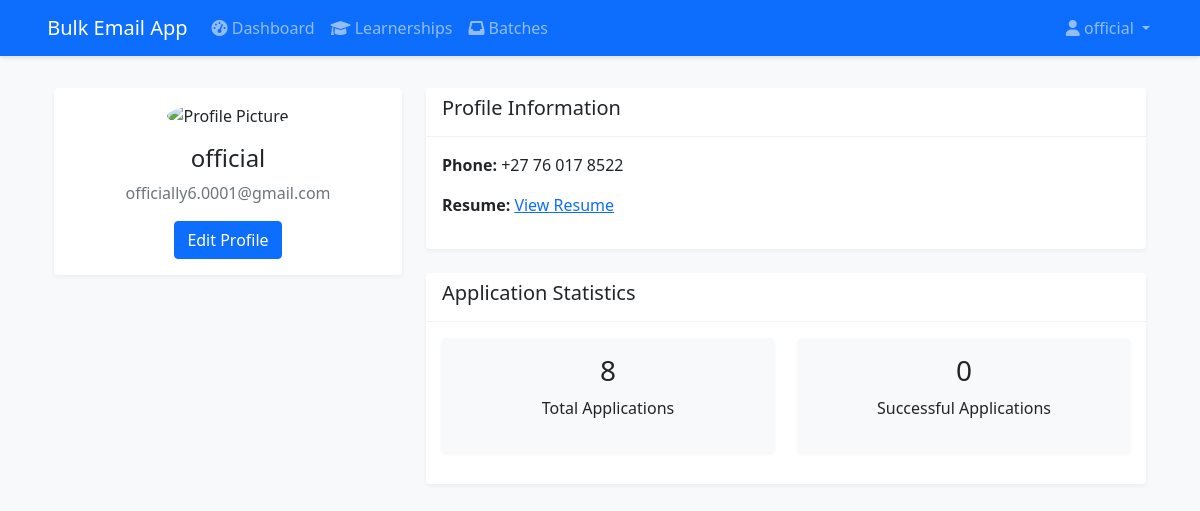
Screenshot of /profile (signed in) with the database file from the repository.
### app/models/user.py (models this page shows, shortened)
class User(UserMixin, db.Model):
    __tablename__ = 'users'
    id = db.Column(db.Integer, primary_key=True)
    email = db.Column(db.String(120), unique=True, nullable=False, index=True)
    name = db.Column(db.String(120), nullable=False)
    google_id = db.Column(db.String(120), unique=True, nullable=False, index=True)
    is_admin = db.Column(db.Boolean, default=False)
    is_active = db.Column(db.Boolean, default=True)
    phone = db.Column(db.String(20))
    resume_file = db.Column(db.String(255))
    cover_letter_template = db.Column(db.Text)
    profile_picture = db.Column(db.String(255))
    preferences = db.Column(db.JSON, default=lambda: {})
    created_at = db.Column(db.DateTime, default=datetime.utcnow, nullable=False)
    updated_at = db.Column(db.DateTime, onupdate=datetime.utcnow)
    last_login = db.Column(db.DateTime)
    total_applications = db.Column(db.Integer, default=0)
    successful_applications = db.Column(db.Integer, default=0)
    email_batches = db.relationship(
        'EmailBatch',
        back_populates='user',
        lazy='dynamic',
        foreign_keys='EmailBatch.user_id'  # Explicitly specify which foreign key to use
    )
    approved_batches = db.relationship(
        'EmailBatch',
        back_populates='approver',
        lazy='dynamic',
        foreign_keys='EmailBatch.approved_by'  # Explicitly specify the foreign key
    )

### app/routes/profile.py (the view)
@profile_bp.route('/profile')
@login_required
def view_profile():
    return render_template('profile/view.html')

### app/templates/profile/view.html
{% extends "base.html" %}
{% block content %}
<div class="container">
    <div class="row">
        <div class="col-md-4">
            <div class="card">
                <div class="card-body text-center">
                    <img src="{{ current_user.picture }}" class="rounded-circle mb-3"
                         alt="Profile Picture" style="width: 150px;">
                    <h4>{{ current_user.name }}</h4>
                    <p class="text-muted">{{ current_user.email }}</p>
                    <a href="{{ url_for('profile.edit_profile') }}"
                       class="btn btn-primary">Edit Profile</a>
                </div>
            </div>
        </div>
        <div class="col-md-8">
            <div class="card mb-4">
                <div class="card-header">
                    <h5>Profile Information</h5>
                </div>
                <div class="card-body">
                    <p><strong>Phone:</strong> {{ current_user.phone or 'Not set' }}</p>
                    <p><strong>Resume:</strong>
                        {% if current_user.resume_file %}
                            <a href="{{ url_for('static', filename='resumes/' + current_user.resume_file) }}">
                                View Resume
                            </a>
                        {% else %}
                            Not uploaded
                        {% endif %}
                    </p>
                </div>
            </div>
            <div class="card">
                <div class="card-header">
                    <h5>Application Statistics</h5>
                </div>
                <div class="card-body">
                    <div class="row">
                        <div class="col-md-6">
                            <div class="card bg-light">
                                <div class="card-body text-center">
                                    <h3>{{ current_user.total_applications }}</h3>
                                    <p>Total Applications</p>
                                </div>
                            </div>
                        </div>
                        <div class="col-md-6">
                            <div class="card bg-light">
                                <div class="card-body text-center">
                                    <h3>{{ current_user.successful_applications }}</h3>
                                    <p>Successful Applications</p>
                                </div>
                            </div>
                        </div>
                    </div>
                </div>
            </div>
        </div>
    </div>
</div>
{% endblock %}

### app/templates/base.html (shortened to what this page needs)
<!DOCTYPE html>
<html>
<head>
    <link href="https://cdn.jsdelivr.net/npm/bootstrap@5.1.3/dist/css/bootstrap.min.css" rel="stylesheet">
    <link rel="stylesheet" href="{{ url_for('static', filename='css/style.css') }}">
     <link href="https://cdn.jsdelivr.net/npm/bootstrap@5.1.3/dist/css/bootstrap.min.css" rel="stylesheet">
    <link rel="stylesheet" href="https://cdnjs.cloudflare.com/ajax/libs/font-awesome/6.0.0/css/all.min.css">
    <link rel="stylesheet" href="{{ url_for('static', filename='css/style.css') }}">
</head>
<body>
<nav class="navbar navbar-expand-lg navbar-dark bg-primary">
    <div class="container">
        <a class="navbar-brand" href="{{ url_for('main.dashboard') if current_user.is_authenticated else url_for('auth.login') }}">
             Bulk Email App
        </a>
        {% if current_user.is_authenticated %}
        <div class="collapse navbar-collapse" id="navbarNav">
            <ul class="navbar-nav me-auto">
                <li class="nav-item">
                    <a class="nav-link" href="{{ url_for('main.dashboard') }}">
                        <i class="fas fa-tachometer-alt"></i> Dashboard
                    </a>
                </li>
                <li class="nav-item">
                    <a class="nav-link" href="/learnerships">
                        <i class="fas fa-graduation-cap"></i> Learnerships
                    </a>
                </li>
                <li class="nav-item">
                    <a class="nav-link" href="/batches">
                        <i class="fas fa-inbox"></i> Batches
                    </a>
                </li>
            </ul>
            <ul class="navbar-nav">
                <li class="nav-item dropdown">
                    <a class="nav-link dropdown-toggle" href="#" role="button" data-bs-toggle="dropdown">
                        <i class="fas fa-user"></i> {{ current_user.name }}
                    </a>
                </li>
            </ul>
        </div>
        {% endif %}
    </div>
</nav>
    <div class="container mt-4">
        {% block content %}{% endblock %}
    </div>
</body>
</html>

### app/static/css/style.css (style rules this page uses)
body { background-color: #f8f9fa; }
.navbar { margin-bottom: 2rem; box-shadow: 0 2px 4px rgba(0,0,0,0.1); }
.card { box-shadow: 0 2px 4px rgba(0,0,0,0.05); border: none; margin-bottom: 1rem; }
.card-header { background-color: #fff; border-bottom: 1px solid rgba(0,0,0,0.05); }

### rows the page displays
User: name "official", email "officially6.0001@gmail.com", phone "+27 76 017 8522", total_applications "8", successful_applications "0"
